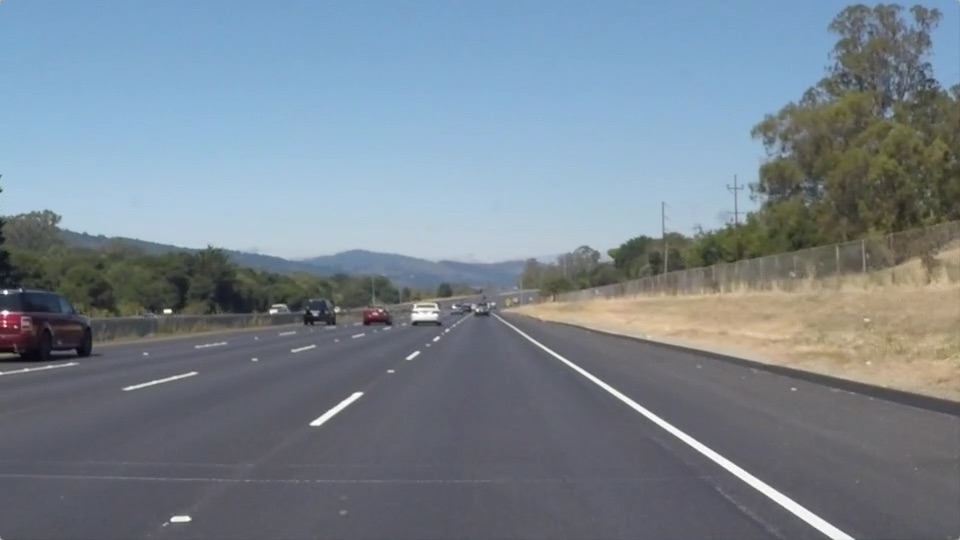
#> input picture CarND-LaneLines-P1/test_images/solidWhiteRight.jpg, 960 x 540 px
$ jupyter execute --allow-errors Untitled.ipynb   (shell and % lines are left out)
#> lines starting #> are read from the running program, lines starting #| are printed output that depends on the picture; after the words box and inside, x2 and y2 are one past the last pixel; in counts of white or black regions, pixels touching at a corner belong together
[cell 1]
from ipywidgets import interact,interactive,fixed,interact_manual

[cell 2]
import ipywidgets as widgets

[cell 3]
from IPython.display import display

[cell 4]
#importing some useful packages
import matplotlib.pyplot as plt
import matplotlib.image as mpimg
import numpy as np
import cv2

[cell 5]
#reading in an imageg
#image = mpimg.imread('test_images/solidYellowCurve2.jpg')
image = mpimg.imread('test_images/solidWhiteRight.jpg')
#> image is the input picture: shape (540, 960, 3); mean R, G, B 120.3, 132.6, 143.7


#printing out some stats and plotting
print('This image is:', type(image), 'with dimensions:', image.shape)
#| This image is: <class 'numpy.ndarray'> with dimensions: (540, 960, 3)
plt.imshow(image)
#> (this line was passed over: IPython is not available in this run)

[cell 6]
import math

def grayscale(img):
    """Applies the Grayscale transform
    This will return an image with only one color channel
    but NOTE: to see the returned image as grayscale
    (assuming your grayscaled image is called 'gray')
    you should call plt.imshow(gray, cmap='gray')"""
    return cv2.cvtColor(img, cv2.COLOR_RGB2GRAY)
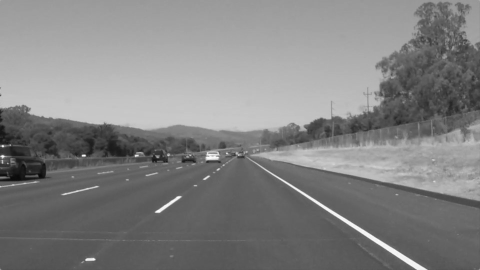
#> returned value: shape (540, 960) (shown at 1/2 size); min 8, max 255, mean 130.1
    # Or use BGR2GRAY if you read an image with cv2.imread()
    # return cv2.cvtColor(img, cv2.COLOR_BGR2GRAY)

def canny(img, low_threshold, high_threshold):
    """Applies the Canny transform"""
    return cv2.Canny(img, low_threshold, high_threshold)

def gaussian_blur(img, kernel_size):
    """Applies a Gaussian Noise kernel"""
    return cv2.GaussianBlur(img, (kernel_size, kernel_size), 0)

# [24 lines left out: function region_of_interest, not called in this run]

length=1;
def draw_lines(img, lines, color=[255, 0, 0], thickness=2):
    """
    NOTE: this is the function you might want to use as a starting point once you want to
    average/extrapolate the line segments you detect to map out the full
    extent of the lane (going from the result shown in raw-lines-example.mp4
    to that shown in P1_example.mp4).

    Think about things like separating line segments by their
    slope ((y2-y1)/(x2-x1)) to decide which segments are part of the left
    line vs. the right line.  Then, you can average the position of each of
    the lines and extrapolate to the top and bottom of the lane.

    This function draws `lines` with `color` and `thickness`.
    Lines are drawn on the image inplace (mutates the image).
    If you want to make the lines semi-transparent, think about combining
    this function with the weighted_img() function below
    """
    for line in lines:
        for x1,y1,x2,y2 in line:
            dx = x1-x2+0.0
            dy = y1-y2+0.0
            if(  (((dx)**2 + (dy)**2) >= length**2) ): #& (dx/dy > 0.5) & y1 > 600
                #print(((x1-x2+0.0)**2 + (y1-y2+0.0)**2),x1,y1,x2,y2)
                # draw from previous line end to current line start
                cv2.line(img, (x1, y1), (x2, y2), color, thickness)

def hough_lines(img, rho, theta, threshold, min_line_len, max_line_gap):
    """
    `img` should be the output of a Canny transform.

    Returns an image with hough lines drawn.
    """
    lines = cv2.HoughLinesP(img, rho, theta, threshold, np.array([]), minLineLength=min_line_len, maxLineGap=max_line_gap)
    line_img = np.zeros((img.shape[0], img.shape[1], 3), dtype=np.uint8)
    draw_lines(line_img, lines)
    return line_img

# Python 3 has support for cool math symbols.

# [13 lines left out: function weighted_img, not called in this run]

[cell 7]
grayImage = grayscale(image)

[cell 8]
plt.imshow(grayImage, cmap='gray')
#> (this line was passed over: IPython is not available in this run)
#> the sliders are set to low_threshold = 127.55, high_threshold = 127.55, kernel = 3, rho = 2, theta = 2, threshold = 1, min_line_len = 1, max_line_gap = 1, lp = 0.0

#> (a cell that did not finish here is left out)

[cell 10]
def showCanny(low_threshold,high_threshold,kernel,rho,theta,threshold,min_line_len,max_line_gap,lp):
    global length
    length=lp
    result=procCanny(image,low_threshold,high_threshold,kernel,rho,theta,threshold,min_line_len,max_line_gap)
    # Plot the lines
    plt.imshow(result, cmap='gray')

def procCanny(image1,low_threshold,high_threshold,kernel,rho,theta,threshold,min_line_len,max_line_gap):
    # Select on colour
    # white as ratio among channels

    # Yellow as ratio among channels


#> called with low_threshold = 127.5, high_threshold = 127.5, kernel = 3, rho = 2, theta = 2, threshold = 1, min_line_len = 1, max_line_gap = 1
    red_threshold = 200
    green_threshold = 200
    blue_threshold = 200
    rgb_threshold_white = [red_threshold, green_threshold, blue_threshold]
    red_threshold = 200
    green_threshold = 200
    blue_threshold = 50
    rgb_threshold_yellow = [red_threshold, green_threshold, blue_threshold]

    colorMaskWhite = (image1[:,:,0] < rgb_threshold_white[0]) | \
                    (image1[:,:,1] < rgb_threshold_white[1]) | \
                    (image1[:,:,2] < rgb_threshold_white[2])
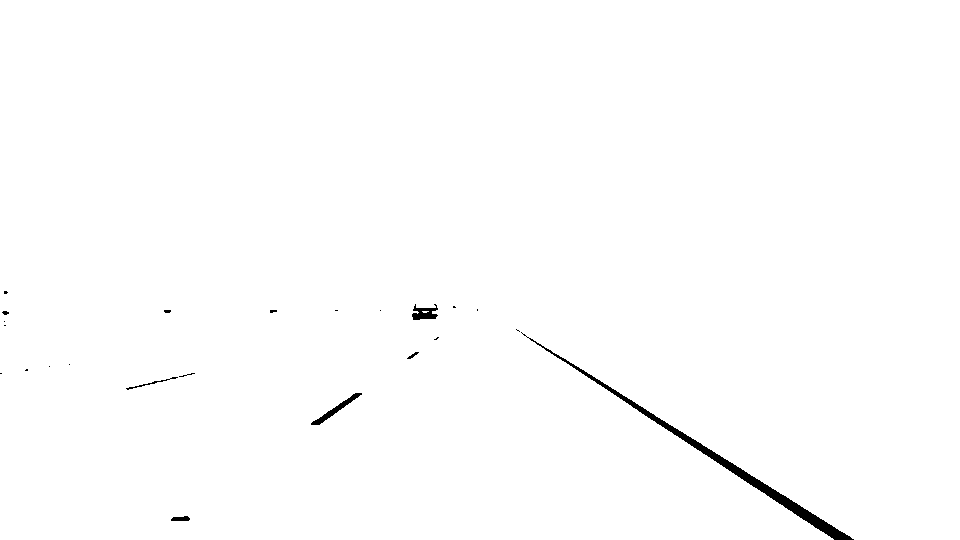
#> colorMaskWhite: shape (540, 960) bool; 99.4% white; 23 black regions (16 under 20 px), largest, box (x1, y1, x2, y2) and area: (521, 332, 854, 540) 2350, (311, 393, 362, 425) 291, (412, 304, 438, 320) 247
    colorMaskYellow = (abs(image1[:,:,0] - rgb_threshold_yellow[0]) > 100) | \
                    (abs(image1[:,:,1] - rgb_threshold_yellow[1]) > 100) | \
                    (abs(image1[:,:,2] - rgb_threshold_yellow[2]) > 100)
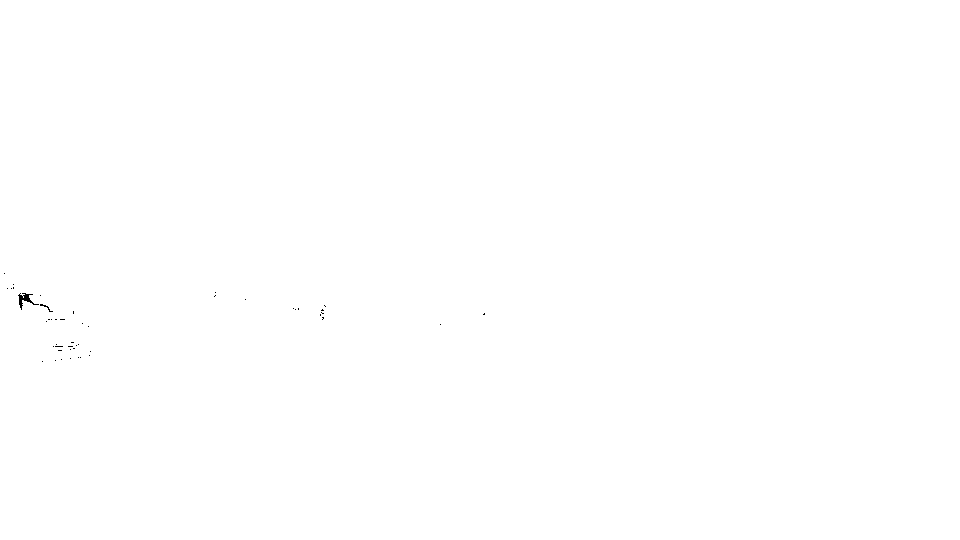
#> colorMaskYellow: shape (540, 960) bool; 100% white; black in thin lines or dots, all inside (x1, y1, x2, y2) = (4, 273, 485, 362)
    localImage = np.copy(image1)#[colorMask]
    localImage[colorMaskYellow & colorMaskWhite ] = [0,0,0]
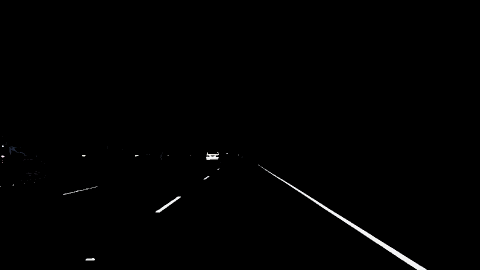
#> localImage: shape (540, 960, 3) (shown at 1/2 size); mean R, G, B 1.5, 1.5, 1.5
#     return localImage

    # Grayscale
    localImage = grayscale(localImage)

    # Smooth
    localImage = gaussian_blur(localImage,int(kernel))

    # Edge detect
    localImage = canny(localImage,low_threshold,high_threshold)
#> in canny, `return cv2.Canny(img, low_threshold, high_threshold)`:
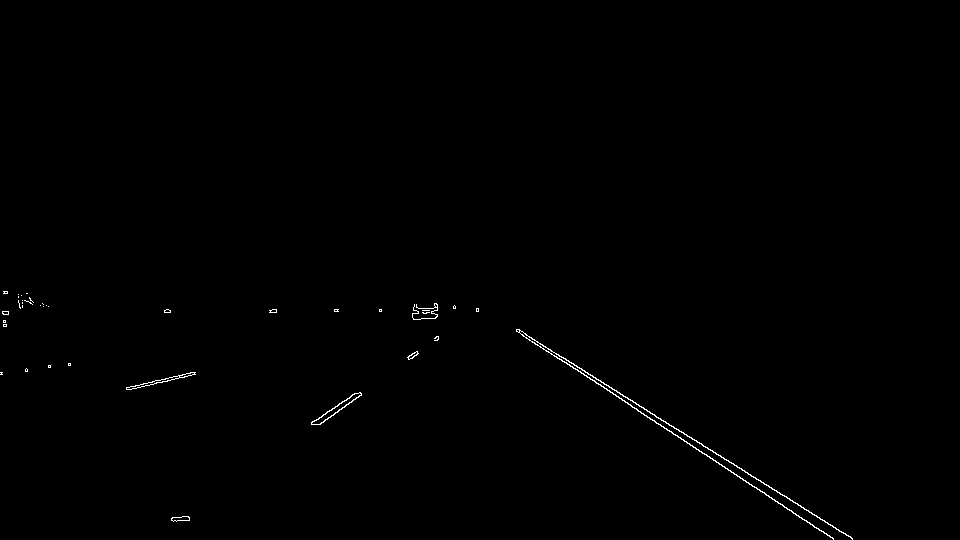
#> returned value: shape (540, 960); 0.34% white in thin lines or dots, all inside (x1, y1, x2, y2) = (0, 291, 853, 540)

    # Hough Lines
    localImage = hough_lines(localImage,int(rho),int(theta), int(threshold), int(min_line_len), int(max_line_gap))
#> in hough_lines, `lines = cv2.HoughLinesP(img, rho, theta, threshold, np.array([]), minL..`: lines = 505 rows, first 6: [649, 418, 649, 417], [548, 352, 548, 348], [172, 520, 172, 517], [762, 492, 762, 491], [681, 432, 681, 431], [417, 354, 417, 351]
#> the loop in draw_lines, `for line in lines:` made 505 passes


    return localImage

[cell 11]
y=interact(showCanny,
           low_threshold=(0.1,255),
           high_threshold=(0.1,255),
           kernel=[3,5,7,9,11,21,31,41],
           rho=(1,3) ,#[1,2,3,4,5],
           theta=(1,3) ,#[1,2,3,4,5],
           threshold=[1,2,3,4,5],
           min_line_len=[1,2,3,4,8,9,10],
           max_line_gap=[1,2,3,4,5,6,7,8,9,10],
           lp=(-10.0,10.0))

[cell 12]
## <= 0
length=10
result=procCanny(image,38,211,3,1,1,3,3,2)
#> in hough_lines (call 2), `lines = cv2.HoughLinesP(img, rho, theta, threshold, np.array([]), minL..`: lines = 168 rows, first 6: [607, 390, 615, 394], [423, 308, 437, 314], [436, 340, 436, 336], [713, 460, 721, 464], [532, 342, 540, 346], [570, 366, 580, 371]
#> the loop in draw_lines (call 2), `for line in lines:` made 168 passes

plt.imshow(result)
#> (this line was passed over: IPython is not available in this run)

[cell 13]
## > 0
length=10
result=procCanny(image,38,211,3,1,1,3,3,2)

plt.imshow(result)
#> (this line was passed over: IPython is not available in this run)

$ run again, with CarND-LaneLines-P1/test_images/solidYellowCurve2.jpg copied over CarND-LaneLines-P1/test_images/solidWhiteRight.jpg
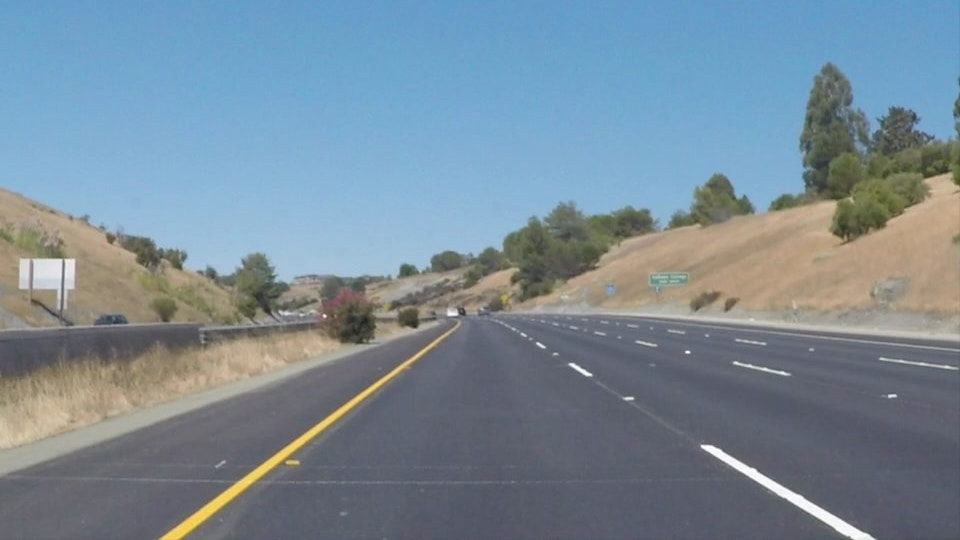
#> input picture CarND-LaneLines-P1/test_images/solidYellowCurve2.jpg, 960 x 540 px
#> image is the input picture: shape (540, 960, 3); mean R, G, B 120.7, 138.6, 151.5
#| This image is: <class 'numpy.ndarray'> with dimensions: (540, 960, 3)
#> in procCanny, `colorMaskWhite = (image1[:,:,0] < rgb_threshold_white[0]) | \ (image1[..`:
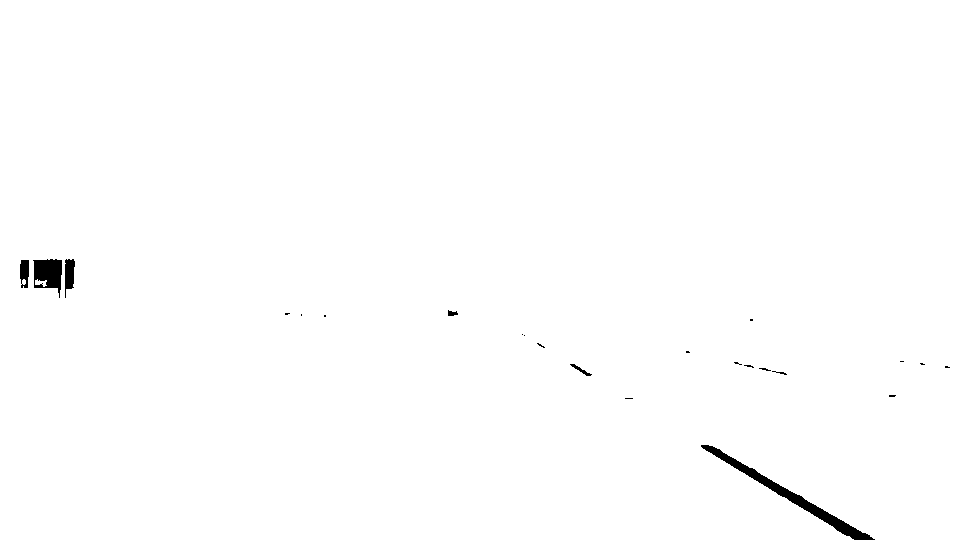
#> colorMaskWhite: shape (540, 960) bool; 99.4% white; 23 black regions (16 under 20 px), largest, box (x1, y1, x2, y2) and area: (701, 445, 875, 540) 1630, (33, 259, 62, 298) 740, (65, 259, 75, 298) 275
#> colorMaskYellow: shape (540, 960) bool; 99.7% white; 6 black regions (5 under 20 px), largest, box (x1, y1, x2, y2) and area: (163, 368, 401, 540) 1529
#> in canny, `return cv2.Canny(img, low_threshold, high_threshold)`:
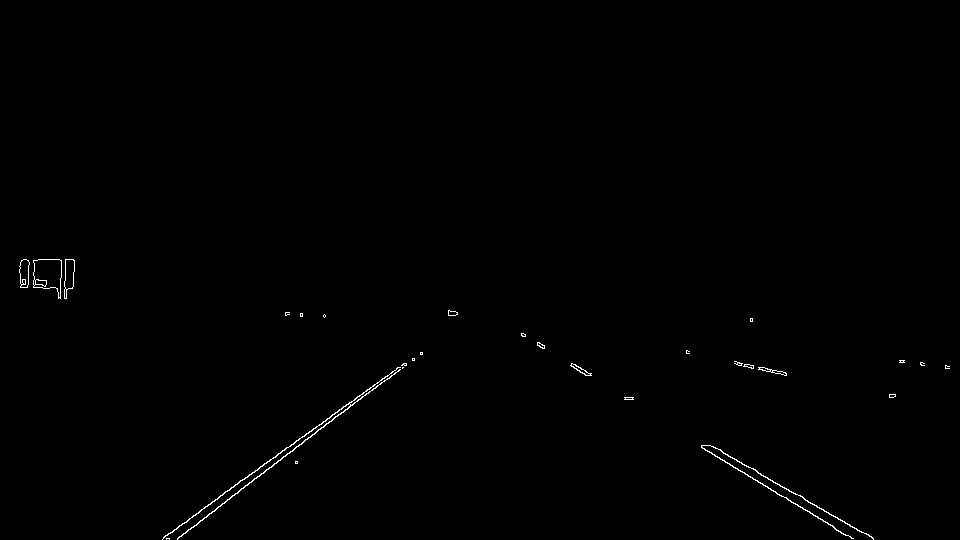
#> returned value: shape (540, 960); 0.39% white in thin lines or dots, all inside (x1, y1, x2, y2) = (19, 259, 950, 540)
#> lines = 520 rows, first 6: [231, 488, 231, 487], [544, 348, 544, 345], [812, 504, 812, 503], [770, 371, 770, 369], [332, 420, 332, 419], [21, 287, 21, 284]
#> the loop in draw_lines, `for line in lines:` made 520 passes
#> lines = 146 rows, first 6: [223, 493, 247, 477], [174, 529, 198, 513], [201, 509, 223, 494], [28, 284, 28, 265], [299, 438, 329, 418], [824, 511, 837, 517]
#> the loop in draw_lines (call 2), `for line in lines:` made 146 passes

$ run again, with CarND-LaneLines-P1/test_images/solidWhiteCurve.jpg copied over CarND-LaneLines-P1/test_images/solidWhiteRight.jpg
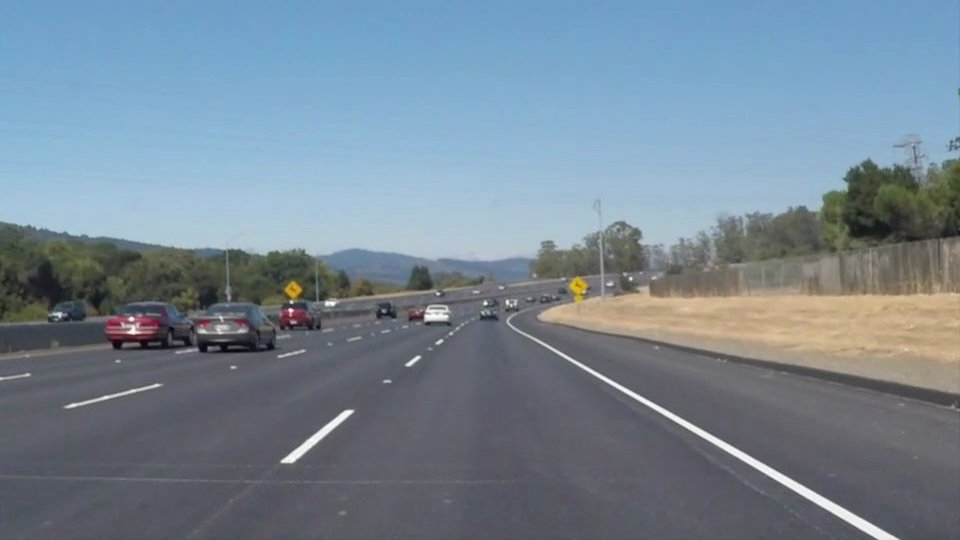
#> input picture CarND-LaneLines-P1/test_images/solidWhiteCurve.jpg, 960 x 540 px
#> image is the input picture: shape (540, 960, 3); mean R, G, B 118.5, 134.5, 148.1
#| This image is: <class 'numpy.ndarray'> with dimensions: (540, 960, 3)
#> in procCanny, `colorMaskWhite = (image1[:,:,0] < rgb_threshold_white[0]) | \ (image1[..`:
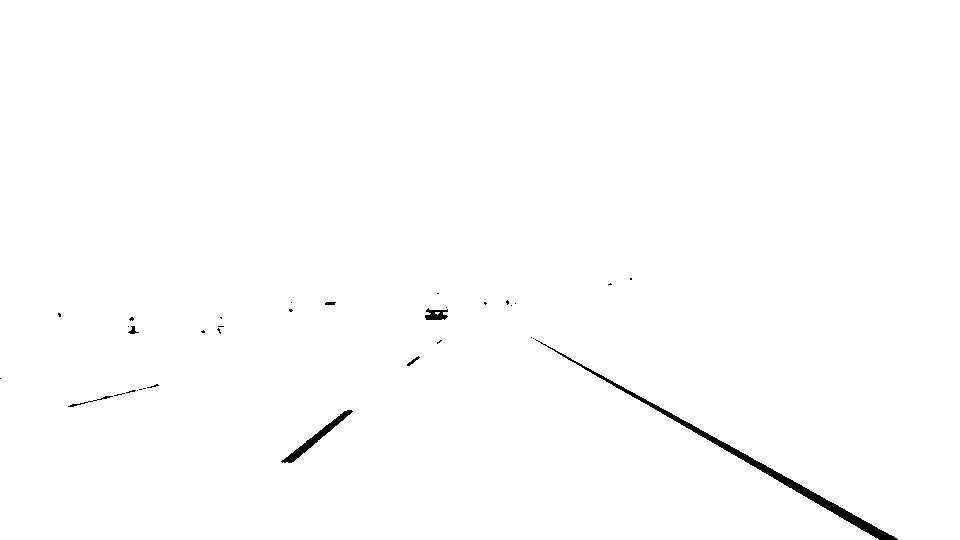
#> colorMaskWhite: shape (540, 960) bool; 99.4% white; 34 black regions (27 under 20 px), largest, box (x1, y1, x2, y2) and area: (535, 339, 898, 540) 2248, (281, 410, 353, 463) 560, (425, 308, 448, 320) 181
#> colorMaskYellow: shape (540, 960) bool; 100% white; black in thin lines or dots, all inside (x1, y1, x2, y2) = (32, 287, 497, 353)
#> in canny, `return cv2.Canny(img, low_threshold, high_threshold)`:
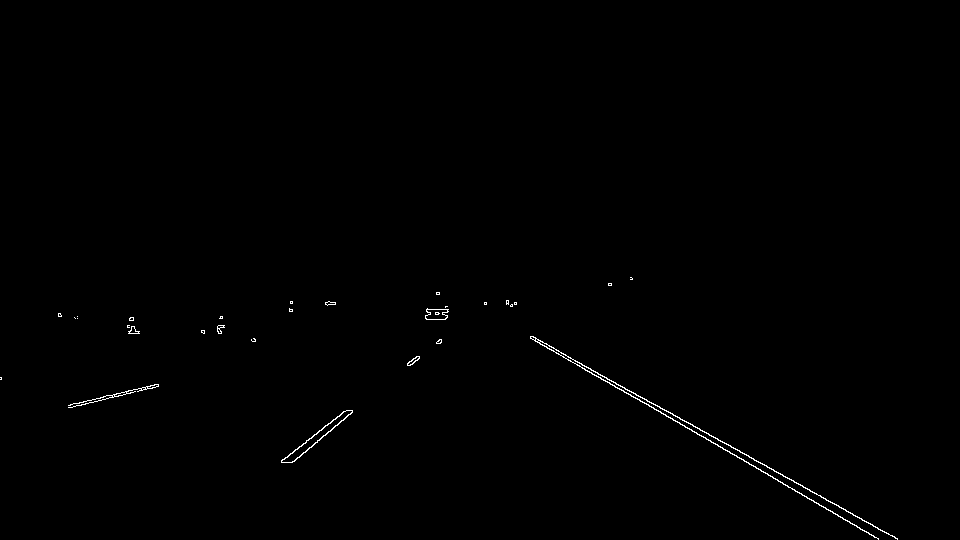
#> returned value: shape (540, 960); 0.38% white in thin lines or dots, all inside (x1, y1, x2, y2) = (0, 277, 898, 540)
#> lines = 487 rows, first 6: [322, 437, 322, 436], [149, 388, 149, 386], [281, 462, 281, 460], [794, 490, 794, 489], [862, 520, 862, 519], [607, 379, 624, 387]
#> the loop in draw_lines, `for line in lines:` made 487 passes
#> lines = 145 rows, first 6: [673, 415, 692, 424], [425, 318, 428, 319], [301, 454, 311, 447], [601, 379, 619, 388], [802, 495, 818, 503], [737, 457, 753, 465]
#> the loop in draw_lines (call 2), `for line in lines:` made 145 passes
